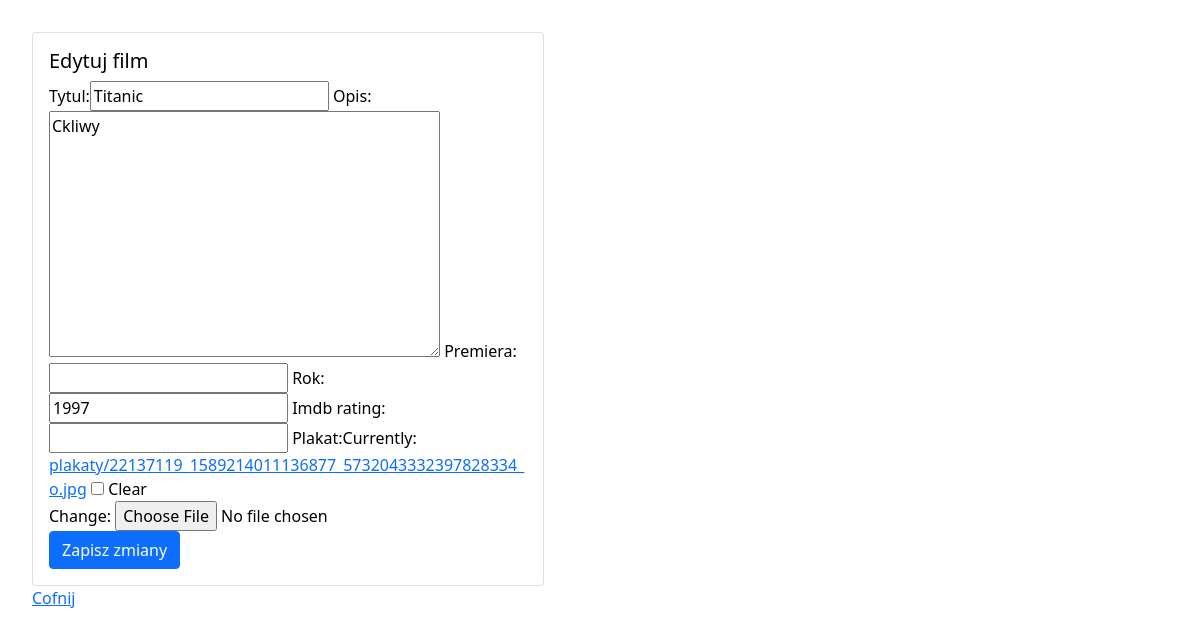
The page /filmy/edytuj/1/ (signed in) on the database its author committed.
### szermierka/models.py (models this page shows, shortened)
class Film(models.Model):
   tytul = models.CharField(max_length=64, blank=False, unique=True)
   rok = models.PositiveSmallIntegerField(default=2000)
   opis = models.TextField(default="")
   premiera = models.DateField(null=True, blank=True)
   imdb_rating = models.DecimalField(max_digits=4, decimal_places=2, null=True, blank=True)
   plakat = models.ImageField(upload_to="plakaty", null=True, blank=True)
   dodatkowe = models.OneToOneField(DodatkoweInfo, on_delete=models.CASCADE, null=True, blank=True)

### szermierka/views.py (the view)
# urls.py: path('edytuj/<int:id>/', edytuj_film, name="edytuj_film"),
@login_required
def edytuj_film(request, id):
   film = get_object_or_404(Film, pk=id)
   form = FilmForm(request.POST or None, request.FILES or None, instance=film)
   if form.is_valid():
      form.save()
      return redirect(wszystkie_filmy)
   return render(request, 'film_form.html', {'form': form, 'nowy': False})

### szermierka/forms.py
class FilmForm(ModelForm):
    class Meta:
        model = Film
        fields = ['tytul', 'opis', 'premiera', 'rok', 'imdb_rating', 'plakat']

### templates/film_form.html (shortened to what this page needs)
{% extends 'glowny.html' %}
{% load bootstrap %}
{% block strona %}
<div class="card" style="width: 32rem;">
  <div class="card-body">
                    {% if nowy %}
                            <h5 class="card-title">Dodaj film</h5>
                    {% else %}
                            <h5 class="card-title">Edytuj film</h5>
                    {% endif %}
            <form method="post" enctype="multipart/form-data">
                {{ form|bootstrap }}
                    {% if nowy %}
                <button type="submit" class="btn btn-primary">Dodaj film</button>
                    {% else %}
                <button type="submit" class="btn btn-primary">Zapisz zmiany</button>
                    {% endif %}
            </form>
  </div>
</div>
    <a href="{% url 'wszystkie_filmy'  %}">Cofnij</a>
{% endblock %}

### szermierka/static/nowy.css (style rules this page uses)
body { padding: 2rem; color: black; }
.card { width: 36rem; }

### rows shown on the page
Film: tytul "Titanic", opis "Ckliwy", rok "1997"
